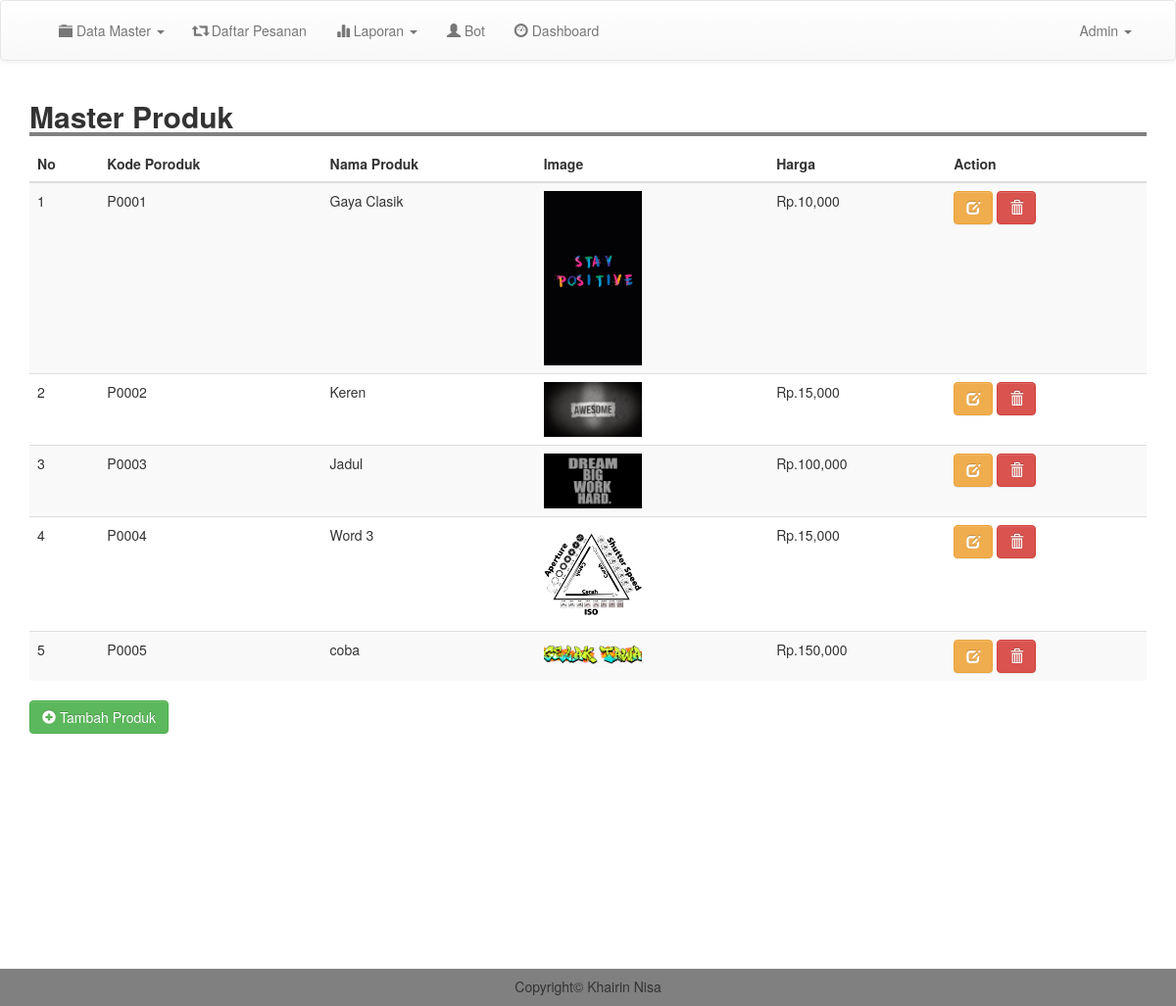
/admin/m_produk.php (signed in), run on the app's committed database.
### tables this page shows
CREATE TABLE `produk` (
  `kode_produk` varchar(100) NOT NULL,
  `nama` varchar(100) NOT NULL,
  `image` text NOT NULL,
  `deskripsi` text NOT NULL,
  `harga` int(11) NOT NULL
);

### admin/m_produk.php (the view)
<?php
include 'header.php';
?>
<div class="container">
	<h2 style=" width: 100%; border-bottom: 4px solid gray"><b>Master Produk</b></h2>
		<table class="table table-striped">
			<thead>
				<tr>
					<th scope="col">No</th>
					<th scope="col">Kode Poroduk</th>
					<th scope="col">Nama Produk</th>
					<th scope="col">Image</th>
					<th scope="col">Harga</th>
					<th scope="col">Action</th>
				</tr>
			</thead>
			<tbody>
				<?php
				$result = mysqli_query($conn, "SELECT * FROM produk");
				$no =1;
				while ($row = mysqli_fetch_assoc($result)) {
				?>
					<tr>
						<td ><?= $no; ?></td>
						<td><?= $row['kode_produk']; ?></td>
						<td><?= $row['nama'];  ?></td>
						<td><img src="../image/produk/<?= $row['image']; ?>" width="100"></td>
						<td>Rp.<?= number_format($row['harga' ]);  ?></td>
						<td><a href="edit_produk.php?kode=<?= $row['kode_produk']; ?>" class="btn btn-warning"><i class="glyphicon glyphicon-edit"></i> </a> <a href="proses/del_produk.php?kode=<?= $row['kode_produk']; ?>" class="btn btn-danger" onclick="return confirm('Yakin Ingin Menghapus Data ?')"><i class="glyphicon glyphicon-trash"></i></a> </button></td>
					</tr>
				<?php
					$no++;
					}
				 ?>
				</tbody>
			</table>
		<a href="tm_produk.php" class="btn btn-success"><i class="glyphicon glyphicon-plus-sign"></i> Tambah Produk</a>
	</div>
	<br>
	<br>
	<br>
	<br>
	<br>
	<br>
	<br>
	<br>
	<br>
	<br>
	<br>
	<br>
	<?php
	include 'footer.php';
	?>

### admin/header.php (shortened to what this page needs)
<!DOCTYPE html>
<html>
<head>
	<link rel="stylesheet" type="text/css" href="../css/bootstrap.min.css">
	<link rel="stylesheet" type="text/css" href="../css/style.css">
	<link rel="stylesheet" type="text/css" href="../css/bootstrap-theme.css">
	<link rel="stylesheet" href="https://cdnjs.cloudflare.com/ajax/libs/font-awesome/4.7.0/css/font-awesome.min.css" type='text/css'>
	<link rel="stylesheet" href="https://maxcdn.bootstrapcdn.com/bootstrap/3.3.7/css/bootstrap.min.css">
</head>
<body>
	<nav class="navbar navbar-default" style="padding: 5px;">
		<div class="container">
			<div class="collapse navbar-collapse" id="bs-example-navbar-collapse-1">
				<ul class="nav navbar-nav navbar-left">
					<li class="dropdown">
						<a href="#" class="dropdown-toggle" data-toggle="dropdown" role="button" aria-haspopup="true" aria-expanded="false"><i class="glyphicon glyphicon-folder-close"></i> Data Master <span class="caret"></span></a>
					</li>
					<li>
							<li><a href="produksi.php"> <i class="glyphicon glyphicon-retweet"></i> Daftar Pesanan</a></li>
					</li>
					<li class="dropdown">
						<a href="#" class="dropdown-toggle" data-toggle="dropdown" role="button" aria-haspopup="true" aria-expanded="false"><i class="glyphicon glyphicon-stats"></i> Laporan <span class="caret"></span></a>
					</li>
					<li>
							<li><a href="halaman_bot.php"> <i class="glyphicon glyphicon-user"></i> Bot</a></li>
					</li>
					<li><a href="halaman_utama.php"> <i class="glyphicon glyphicon-dashboard"></i> Dashboard</a></li>
				</ul>
				<ul class="nav navbar-nav navbar-right">
					<li class="dropdown">
						<a href="#" class="dropdown-toggle" data-toggle="dropdown" role="button" aria-haspopup="true" aria-expanded="false"><i class=""></i> Admin <span class="caret"></span></a>
					</li>
				</ul>
			</div>
		</div>
	</nav>

### admin/footer.php
<footer style="background-color: gray;padding: 1px;" class="print">
	<h5 class="text-center">Copyright&copy; Khairin Nisa</h5>
</footer>
</body>
</html>

### css/style.css (style rules this page uses)
body { margin:0; padding: 0; }

### data on the page
produk: kode_produk "P0001", nama "Gaya Clasik", image (picture), harga "10,000"
produk: kode_produk "P0002", nama "Keren", image (picture), harga "15,000"
produk: kode_produk "P0003", nama "Jadul", image (picture), harga "100,000"
produk: kode_produk "P0004", nama "Word 3", image (picture), harga "15,000"
produk: kode_produk "P0005", nama "coba", image (picture), harga "150,000"
